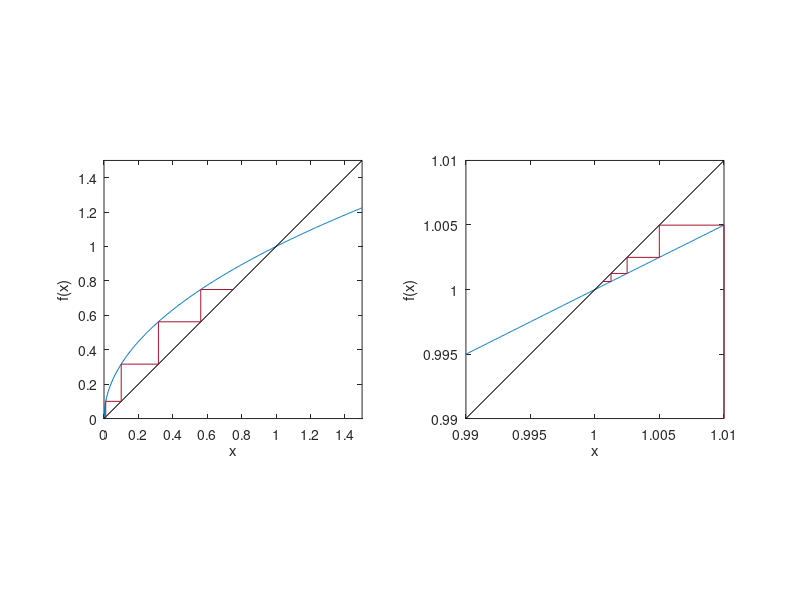

The MATLAB source for this figure:
% Abb. 1.27: stationäre Zustände von x_{n+1} = sqrt(x_n) (Buch, Abschnitt 1.4, Gl. 1.31)
% links: Start bei 0.01 nahe dem instabilen Zustand 0;  rechts: Start bei 1.01 nahe dem stabilen Zustand 1
% (c) 2026 Philipp Kügler · Programm zum Buch „Dynamische Systeme in den Lebenswissenschaften“ · MIT-Lizenz (siehe LICENSE)
starts = [0.01 1.01]; grenzen = [0 1.5; 0.99 1.01]; N = 4;
for p = 1:2
    lo = grenzen(p, 1); hi = grenzen(p, 2);
    x = zeros(1, N + 1); x(1) = starts(p);
    for k = 1:N
        x(k + 1) = sqrt(x(k));
    end
    fprintf('x_0 = %g: ', starts(p)); fprintf('%.5f  ', x); fprintf('\n');
    px = x(1); py = lo;
    for k = 1:N
        px = [px x(k) x(k + 1)]; py = [py x(k + 1) x(k + 1)];
    end
    xx = linspace(lo, hi, 300);
    subplot(1, 2, p);
    plot(xx, sqrt(xx), 'Color', [0 0.447 0.741]); hold on
    plot([lo hi], [lo hi], 'k-');
    plot(px, py, 'Color', [0.64 0.08 0.18]); hold off
    axis equal; axis([lo hi lo hi]); xlabel('x'); ylabel('f(x)');
end
disp('f''(x) = 1/(2 sqrt(x)):  f''(1) = 0.5 < 1 (stabil), f''(x) -> unendlich für x -> 0 (instabil)');
